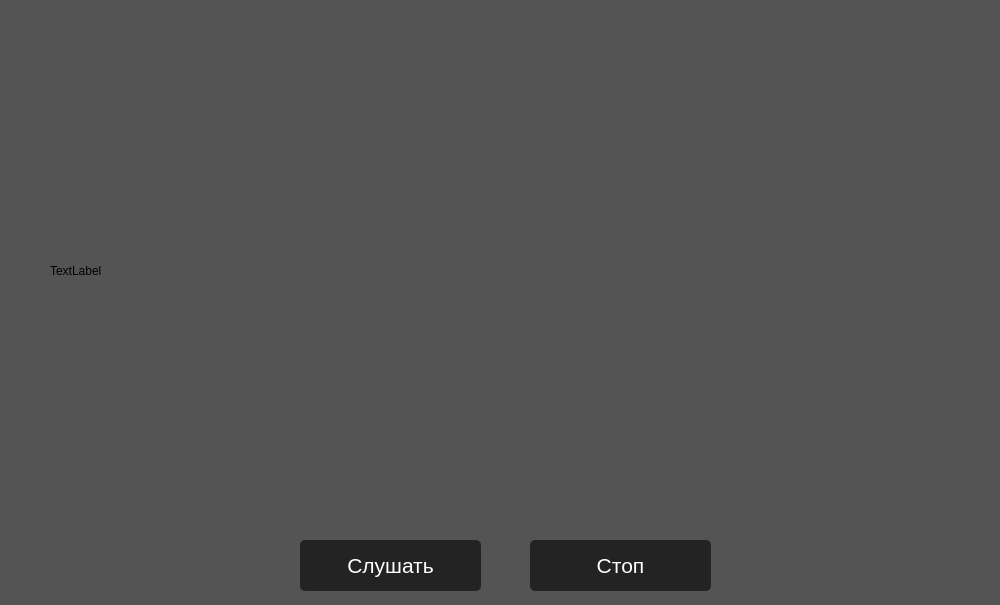
<?xml version="1.0" encoding="UTF-8"?>
<ui version="4.0">
 <class>MainWindow</class>
 <widget class="QMainWindow" name="MainWindow">
  <property name="geometry">
   <rect>
    <x>0</x>
    <y>0</y>
    <width>1000</width>
    <height>605</height>
   </rect>
  </property>
  <property name="cursor">
   <cursorShape>ArrowCursor</cursorShape>
  </property>
  <property name="windowTitle">
   <string>MainWindow</string>
  </property>
  <property name="styleSheet">
   <string notr="true">background-color: rgb(84, 84, 84);</string>
  </property>
  <widget class="QWidget" name="centralwidget">
   <widget class="QListWidget" name="listWidget">
    <property name="geometry">
     <rect>
      <x>320</x>
      <y>90</y>
      <width>361</width>
      <height>371</height>
     </rect>
    </property>
    <property name="font">
     <font>
      <pointsize>12</pointsize>
     </font>
    </property>
    <property name="styleSheet">
     <string notr="true">color: rgb(255, 255, 255);
background-color: rgb(35, 35, 35);
border-radius: 5px;</string>
    </property>
   </widget>
   <widget class="QPushButton" name="pushButton">
    <property name="geometry">
     <rect>
      <x>300</x>
      <y>540</y>
      <width>181</width>
      <height>51</height>
     </rect>
    </property>
    <property name="font">
     <font>
      <pointsize>16</pointsize>
     </font>
    </property>
    <property name="cursor">
     <cursorShape>PointingHandCursor</cursorShape>
    </property>
    <property name="styleSheet">
     <string notr="true">QPushButton {
	color: rgb(255, 255, 255);
	background-color: rgb(35, 35, 35);
	border-radius: 5px;
}
QPushButton:hover{
	background-color: rgb(0, 0, 0);
}
QPushButton:pressed{
	background-color: rgb(255, 255, 255);
	color: rgb(0, 0, 0);
}</string>
    </property>
    <property name="text">
     <string>Слушать</string>
    </property>
   </widget>
   <widget class="QPushButton" name="pushButton_2">
    <property name="geometry">
     <rect>
      <x>530</x>
      <y>540</y>
      <width>181</width>
      <height>51</height>
     </rect>
    </property>
    <property name="font">
     <font>
      <pointsize>16</pointsize>
     </font>
    </property>
    <property name="cursor">
     <cursorShape>PointingHandCursor</cursorShape>
    </property>
    <property name="styleSheet">
     <string notr="true">QPushButton {
	color: rgb(255, 255, 255);
	background-color: rgb(35, 35, 35);
	border-radius: 5px;
}
QPushButton:hover{
	background-color: rgb(0, 0, 0);
}
QPushButton:pressed{
	background-color: rgb(255, 255, 255);
	color: rgb(0, 0, 0);
}</string>
    </property>
    <property name="text">
     <string>Стоп</string>
    </property>
   </widget>
   <widget class="QLabel" name="label">
    <property name="geometry">
     <rect>
      <x>50</x>
      <y>70</y>
      <width>851</width>
      <height>401</height>
     </rect>
    </property>
    <property name="styleSheet">
     <string notr="true">image: url(:/imge/image.PNG);</string>
    </property>
    <property name="text">
     <string>TextLabel</string>
    </property>
   </widget>
  </widget>
 </widget>
 <resources>
  <include location="res.qrc"/>
  <include location="source_imege.qrc"/>
 </resources>
 <connections/>
</ui>
